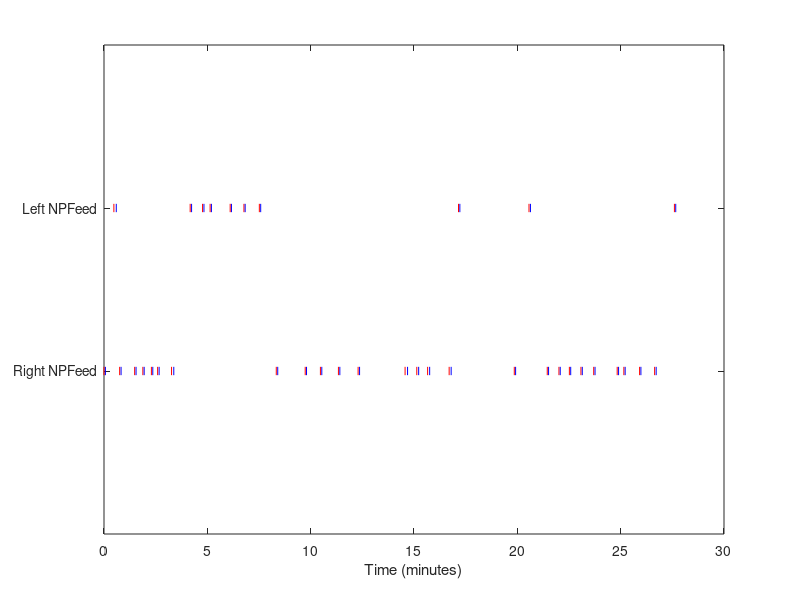

Write MATLAB code to recreate this figure.
function PlotNPFeed_SingleSession()

    load('data_NPFeed_SingleSession.mat')
    
    figure;
    plot(T, Right_Event*1, 'r|', MarkerSize=20); hold on;
    plot(T_RightNPPellet, ones(numel(T_RightNPPellet),1)*1, 'b|', MarkerSize=10);
    plot(T, Left_Event*1.2, 'r|', MarkerSize=20);
    plot(T_LeftNPPellet, ones(numel(T_LeftNPPellet),1)*1.2, 'b|', MarkerSize=10);
    hold off;
    
    ylim([0.8 1.4]);
    yticks(1:0.2:1.2); 
    yticklabels({ 'Right NPFeed','Left NPFeed'});
    xlabel('Time (minutes)');
    
end